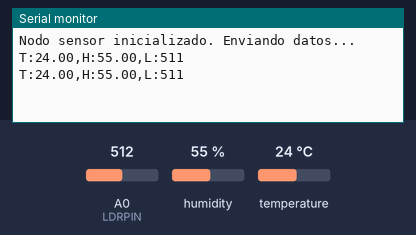
Bench run of a sketch on a simulated Arduino Uno, built with avr-gcc and run on an emulated ATmega328P. Parts: the last lines printed to the serial monitor. The test bench sets the inputs (shaded band); at power-on: humidity 55 %, A0 (LDRPIN) = 512, temperature 24 °C.

Above: at 4.8 s.
4.9 s: humidity set to 22 %
At 6.6 s:
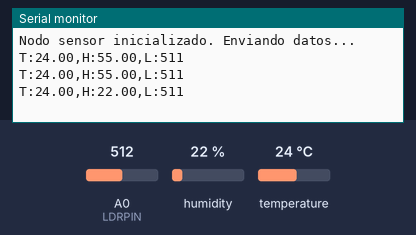
7.9 s: A0 (LDRPIN) set to 716
At 9.0 s:
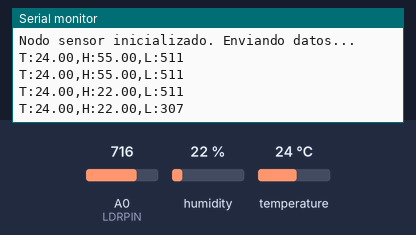
10.9 s: temperature set to 12 °C
At 12.7 s:
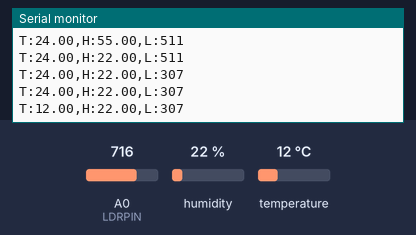
13.9 s: A0 (LDRPIN) set to 900
At 15.1 s:
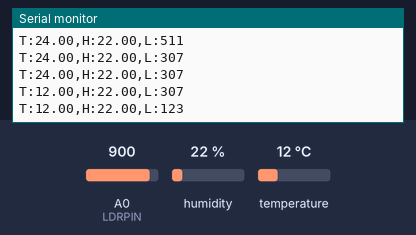
16.9 s: humidity set to 40 %
At 18.7 s:
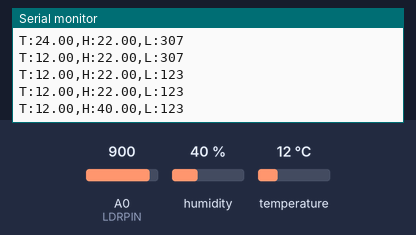
Timing chart, 0 to 20.2 s (numbered marks = the images above; inputs shaded):
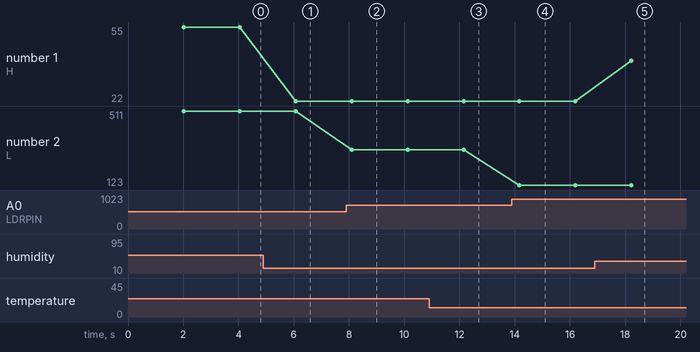

The sketch:

Cod.Telecomunicaciones.ino
```cpp
// Incluimos las librerías necesarias
#include "DHT.h"

// Definimos el pin donde está conectado el sensor DHT11
#define DHTPIN 2
// Definimos el tipo de sensor DHT
#define DHTTYPE DHT11

// Inicializamos el sensor DHT
DHT dht(DHTPIN, DHTTYPE);

// Definimos el pin donde está conectado el sensor de luz (LDR)
#define LDRPIN A0

void setup() {
  // Iniciamos la comunicación serial a 9600 baudios.
  // Es muy importante que esta velocidad coincida con la del script de Python.
  Serial.begin(9600);

  // Iniciamos el sensor DHT
  dht.begin();

  Serial.println("Nodo sensor inicializado. Enviando datos...");
}

void loop() {
  // Esperamos 2 segundos entre lecturas para no saturar el sensor
  delay(2000);

  // Leemos la humedad y la temperatura del DHT11
  float humedad = dht.readHumidity();
  float temperatura = dht.readTemperature(); // en Celsius

  // --- INICIO DE LA MODIFICACIÓN ---

  // 1. Leemos el valor analógico ORIGINAL del sensor de luz (0-1023)
  //    Este valor es inverso: más luz = número bajo.
  int valorLuzOriginal = analogRead(LDRPIN);

  // 2. Usamos la función map() para INVERTIR el valor.
  //    Mapeamos el rango de entrada [0 a 1023] a un rango de salida [1023 a 0].
  //    Ahora, más luz dará un número alto, que es lo que queremos.
  int luz = map(valorLuzOriginal, 0, 1023, 1023, 0);

  // --- FIN DE LA MODIFICACIÓN ---


  // Verificamos si las lecturas son válidas (a veces el DHT falla)
  if (isnan(humedad) || isnan(temperatura)) {
    Serial.println("Error al leer del sensor DHT!");
    return; // Salimos de la función si hay error
  }

  // Creamos la cadena de texto con los datos, usando el valor de 'luz' ya corregido.
  // El resto (temperatura y humedad) no se ha tocado.
  String dataString = "T:" + String(temperatura) + ",H:" + String(humedad) + ",L:" + String(luz);

  // Enviamos la cadena de datos a la computadora a través del puerto serial.
  Serial.println(dataString);
}
```

Measured:
- after the input at 4.9 s, the serial monitor: prints a new line after 1.2 s (image 1)
- after the input at 7.9 s, the serial monitor: prints a new line after 0.20 s (image 2)
- after the input at 10.9 s, the serial monitor: prints a new line after 1.2 s (image 3)
- after the input at 13.9 s, the serial monitor: prints a new line after 0.27 s (image 4)
- after the input at 16.9 s, the serial monitor: prints a new line after 1.3 s (image 5)
- plotted number 1: 55 → 22 after the input at 4.9 s, 22 → 40 after the input at 16.9 s
- plotted number 2: 511 → 307 after the input at 7.9 s, 307 → 123 after the input at 13.9 s
